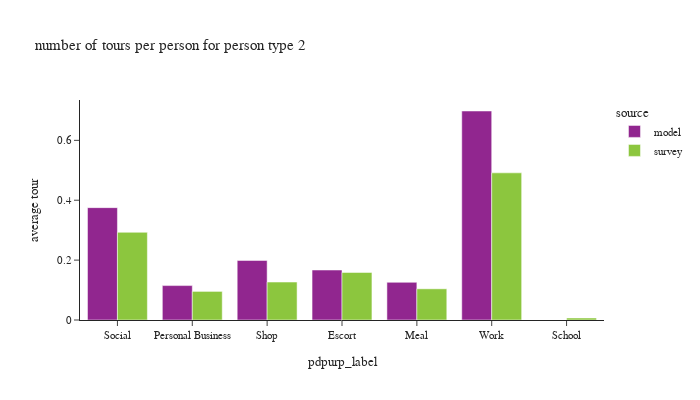

Write notebook code for a chart like this one.
### Code cell
plot_by_pptyp(df_tour, '2')

### Figure 1 — Plotly figure (JSON) as saved in the notebook; plotly's stock layout.template omitted (floating-point values rounded to 4 significant figures)
{"data": [{"alignmentgroup": "True", "hovertemplate": "source=model<br>pdpurp_label=%{x}<br>average tour=%{y}<extra></extra>", "legendgroup": "model", "marker": {"color": "#91268F", "pattern": {"shape": ""}}, "name": "model", "offsetgroup": "model", "orientation": "v", "showlegend": true, "textposition": "auto", "type": "bar", "x": ["Social", "Personal Business", "Shop", "Escort", "Meal", "Work"], "xaxis": "x", "y": [0.3753, 0.1149, 0.1989, 0.1669, 0.1258, 0.698], "yaxis": "y"}, {"alignmentgroup": "True", "hovertemplate": "source=survey<br>pdpurp_label=%{x}<br>average tour=%{y}<extra></extra>", "legendgroup": "survey", "marker": {"color": "#8CC63E", "pattern": {"shape": ""}}, "name": "survey", "offsetgroup": "survey", "orientation": "v", "showlegend": true, "textposition": "auto", "type": "bar", "x": ["School", "Meal", "Shop", "Work", "Social", "Personal Business", "Escort"], "xaxis": "x", "y": [0.006772, 0.1041, 0.1267, 0.4915, 0.2929, 0.09552, 0.1588], "yaxis": "y"}], "layout": {"barmode": "group", "font": {"size": 11}, "height": 400, "legend": {"title": {"text": "source"}, "tracegroupgap": 0}, "title": {"text": "number of tours per person for person type 2"}, "width": 700, "xaxis": {"anchor": "y", "domain": [0.0, 1.0], "title": {"text": "pdpurp_label"}}, "yaxis": {"anchor": "x", "domain": [0.0, 1.0], "tickformat": ".2", "title": {"text": "average tour"}}}}
